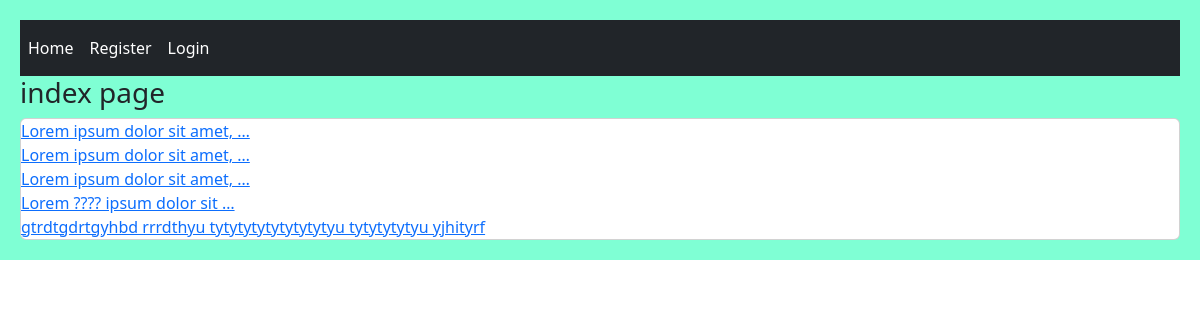
The page / on the database its author committed.
### home/models.py (models this page shows, shortened)
class Post(models.Model):
    user = models.ForeignKey(User, on_delete=models.CASCADE)
    body = models.TextField()
    slug = models.SlugField()
    created = models.DateTimeField(auto_now_add=True)
    updated = models.DateTimeField(auto_now=True)

### home/views.py (the view)
# urls.py: path('', views.HomeView.as_view(), name = 'home'),
class HomeView(View):
    def get(self, request):
        posts = Post.objects.all()
        return render(request, 'home/index.html', {'posts':posts})

### home/templates/home/index.html
{% extends 'base.html' %}
{% block content %}
    <h3>index page</h3>
    <div class="card">
        {% for post in posts %}
            <a href="{% url 'home:post_detail' post.id post.slug %}" class="card_body">{{ post.body |truncatewords:5 }}</a>
        {% endfor %}
    </div>
{% endblock  %}

### rows shown on the page
Post: body "Lorem ipsum dolor sit amet, …"
Post: body "Lorem ipsum dolor sit amet, …"
Post: body "Lorem ipsum dolor sit amet, …"
Post: body "Lorem ???? ipsum dolor sit …"
Post: body "gtrdtgdrtgyhbd rrrdthyu tytytytytytytytytyu tytytytytyu yjhityrf"
